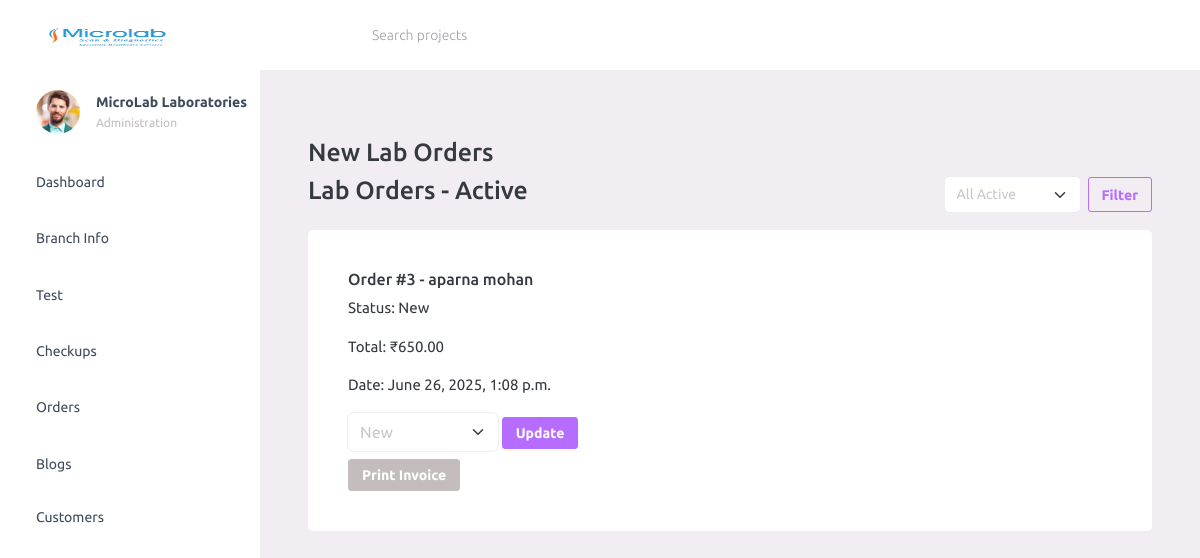
Page /new_lab_orders/ on the committed database.
### Diagnosis_App/models.py (models this page shows)
class Order(models.Model):
    user = models.ForeignKey(User, on_delete=models.CASCADE)
    full_name = models.CharField(max_length=100)
    age = models.PositiveIntegerField()
    gender = models.CharField(max_length=10)
    address = models.TextField()
    total_amount = models.DecimalField(max_digits=10, decimal_places=2)
    is_paid = models.BooleanField(default=False)
    created_at = models.DateTimeField(auto_now_add=True)
    status = models.CharField(max_length=20, choices=ORDER_STATUS_CHOICES, default='new')
    result_file = models.FileField(upload_to='results/', null=True, blank=True)

### Diagnosis_App/views.py (the view)
# urls.py: path('new_lab_orders/', views.new_lab_orders, name='new_lab_orders'),
def new_lab_orders(request):
    active_statuses = ['new', 'sample_collected', 'processing']
    filter_status = request.GET.get('status')
    if filter_status:
        orders = Order.objects.filter(status=filter_status)
    else:
        orders = Order.objects.filter(status__in=active_statuses)
    return render(request, 'new_orders.html', {
        'orders': orders,
        'status_choices': ORDER_STATUS_CHOICES,
        'current_status': filter_status or 'active'
    })

### templates/new_orders.html (shortened to what this page needs)
{% include 'navbar.html' %}
<div class="container mt-4">
  <h3>New Lab Orders</h3>
    <div class="d-flex justify-content-between align-items-center mb-3">
  <h3>Lab Orders - {{ current_status|title }}</h3>
  <form method="get" class="d-inline-flex">
    <select name="status" class="form-select form-select-sm me-2">
  <option value="" {% if current_status == 'active' %}selected{% endif %}>All Active</option>
</select>
    <button type="submit" class="btn btn-sm btn-outline-primary">Filter</button>
  </form>
</div>
  {% for order in orders %}
  <div class="card mb-3">
    <div class="card-body">
      <h5>Order #{{ order.id }} - {{ order.full_name }}</h5>
      <p>Status: {{ order.get_status_display }}</p>
      <p>Total: ₹{{ order.total_amount }}</p>
      <p>Date: {{ order.created_at }}</p>
      <form method="POST" action="{% url 'update_order_status' order.id %}">
        <select name="status" class="form-select d-inline w-auto">
        {% for val, label in status_choices %}
            <option value="{{ val }}">{{ label }}</option>
          {% endfor %}
        </select>
        <button type="submit" class="btn btn-sm btn-primary">Update</button>
      </form>
      <a href="{% url 'print_invoice' order.id %}" class="btn btn-secondary btn-sm mt-2">Print Invoice</a>
    </div>
  </div>
  {% empty %}
    <p>No new orders.</p>
  {% endfor %}
</div>

### rows in the picture
Order: id "3", full_name "aparna mohan", status "New", total_amount "650.00", created_at "June 26, 2025, 1:08 p.m."

### other values in the picture
{{ current_status|title }} "Active"
form field status "New"
